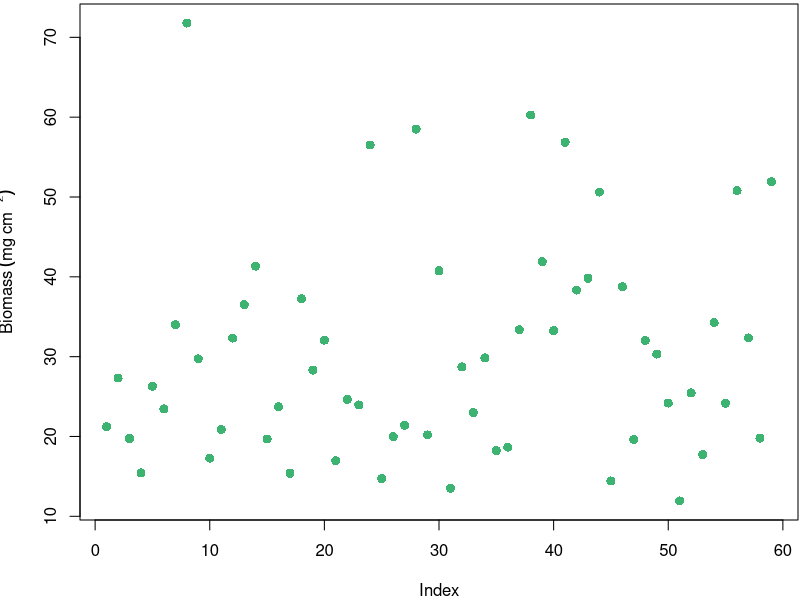
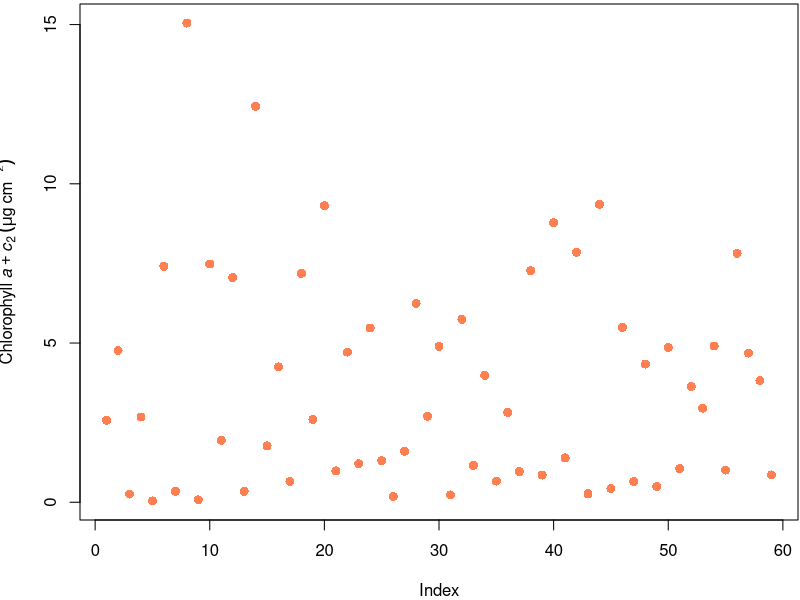
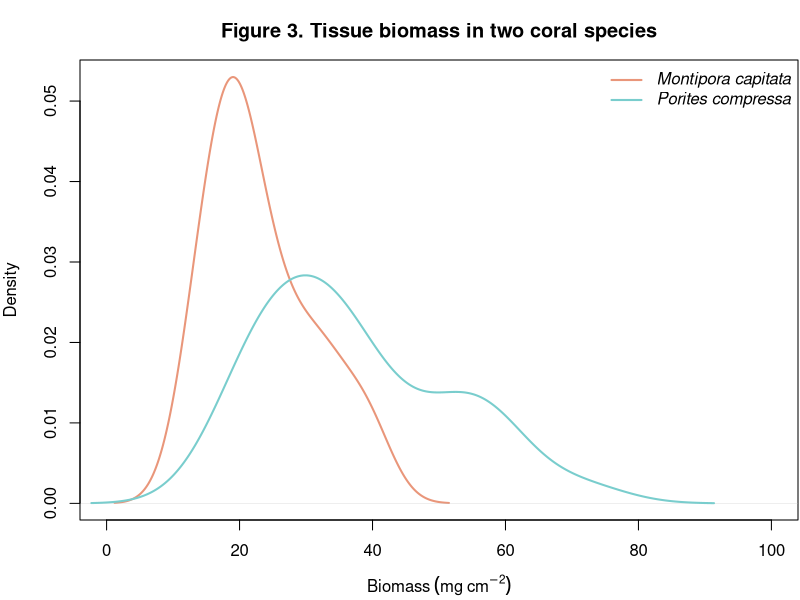

The R source for these figures, in order: (Note: this script raises an error after producing the figures.)
## ---- chunk 1
# in this area (above you can put global options, such as "no warmings", "no messages")
# you can also set global directory like this....knitr::opts_knit$set(root.dir = '~/file/file') 
# instead, use R projects and all your files will be in the location of your Project... see here

# or you can set it like this...
if (!require('knitr')) install.packages('knitr'); library('knitr')

knitr::opts_chunk$set(warning=FALSE, message=FALSE)

getwd() # show me my working directory, this is where your R project and files are

# for this lesson you will need to download the following packages
# if you don't have them already in your library, the following code can be used
# this will install the package if it does not already exist on your machine

if (!require('lme4')) install.packages('lme4'); library('lme4')
if (!require('lmerTest')) install.packages('lmerTest'); library('lmerTest')
if (!require('effects')) install.packages('effects'); library('effects')

## ---- chunk 2
data<-read.csv("data/coral_data.csv")
par(mar = c(4, 4, 0.2, 0.1))
plot(data$biomass, pch=16, cex=1.2, col="mediumseagreen",
     ylab=expression(paste("Biomass", ~(mg~cm^-2), sep="")))
plot(data$chla, pch=16, cex=1.2, col="coral",
      ylab=expression(paste("Chlorophyll", ~italic("a"+"c"[2]), ~(mu*g~cm^-2), sep="")))

## ---- chunk 3
# use results="hide" here to suppress messages associate with "dev.off" and dev.print to save figure

MC.df<-data[(data$Species=="MC"),] ## Montipora capitata alone
PC.df<-data[(data$Species=="PC"),] ## Porites compress alone

par(mar = c(4, 4, 3, 0.1))

plot(density(MC.df$biomass), lwd=2, col="darksalmon", xlim=c(0,100), main="Figure 3. Tissue biomass in two coral species", xlab=expression(paste("Biomass", ~(mg~cm^-2), sep="")))
lines(density(PC.df$biomass), lwd=2, col="darkslategray3", yaxt="n", ylab="", xaxt="n", xlab="")
legend("topright", legend=c(expression(italic("Montipora capitata")), expression(italic("Porites compressa"))), lwd=2, col=c("darksalmon", "darkslategray3"), bty="n")


# how to export the figure you made--first print it, then save the device
# many ways to do this, but this one works well in Markdown
# notice you are specifying the folder ('figures'), which is where the figure will be exported to

dev.print(pdf, "figures/biomass in two species.pdf", encod="MacRoman", height=4, width=6) # export in directory
dev.off()

## ---- chunk 4
## love your data and it will love you back
getwd() #where are your files? See how they should all be running from your R project in the directory
## ---- chunk 5
################################################
# import data, observe structure
################################################

# data file is in the folder 'data', within main working directory
data<-read.csv("data/coral_data.csv")
names(data)
## ---- chunk 6
# message = FALSE to hide any messages with exporting the figure with dev.off(), or anything else that R may generate. If you set warning=FALSE, warnings will be hidden as well. 

par(mfrow=c(1,1), pty="sq")
Status.label<-c("Bleached", "Pigmented") # for x labels

plot(chla~Status, data=data, xaxt="n", col="salmon",
     ylab=expression(paste("Chlorophyll", ~italic("a"), ~(mu*g~cm^-2), sep="")), 
     xlab="Coral Physiological State", 
     main="Example Figure")
axis(1, at=1:2, labels=Status.label) # this plots new labels on the x axis (axis = 1)

##### save the figure and export to directory? ####
# in this case, there is a file in my directory names 'figures' where I want plots to go

dev.print(pdf, "figures/Chlorophyll.figure.pdf", encod="MacRoman", height=5, width=5) 
# height and width set here for the output figure
dev.off() # close the object
## ---- chunk 7
chla<-(data$chla)
mean(chla)
## ---- chunk 8
chla<-(data$chla)
mean(chla)
## ---- chunk 9

par(mfrow=c(1,1))
hist(chla, col="gray85", xlab=expression(paste("Chlorophyll", ~italic("a"), ~(mu*g~cm^-2), sep="")), cex.main=0.8, cex.axis=0.8, cex.lab=0.8)
## ---- chunk 10
par(mfrow=c(1,2))
# make figure 4 x 4 and center align
hist(data$chla[data$Status=="B"], col="darksalmon", xlab=expression(paste("Chlorophyll", ~italic("a"), ~(mu*g~cm^-2), sep="")), main="Bleached coral", cex.main=0.8, cex.axis=0.8, cex.lab=0.8)
hist(data$chla[data$Status=="NB"], col="darkslategray3", xlab=expression(paste("Chlorophyll", ~italic("a"), ~(mu*g~cm^-2), sep="")), main="Non-Bleached coral", cex.main=0.8, cex.axis=0.8, cex.lab=0.8)
## ---- chunk 11
plot(chla~Site, data=data, col="mediumseagreen",
     ylab=expression(paste("Chlorophyll", ~italic("a"+"c"[2]), ~(mu*g~cm^-2), sep="")))
# make figure 4 x 6 and center align
## ---- chunk 12
plot(chla~Site, data=data, col="darkseagreen1")
## ---- chunk 13
knitr::kable(data[c(1:5), c(1:10)], digits = c(0, 0, 0, 0, 0, 0, 0, 3, 3, 3))
# the digits call here is specifying the # of decimals for each column
## ---- chunk 14
chl.mean<-aggregate(chla~Time.point + Site + Species + Status, data, mean)
biomass.mean<-aggregate(biomass~Time.point + Site + Species + Status, data, mean)
data.table<-cbind(chl.mean[, c(1:5)], biomass.mean[,5])
colnames(data.table)<-c("Time Point", "Site", "Species", "Status", "mean chla", "mean AFDW")
knitr::kable(data.table, digits = c(0,0,0,0, 3, 3))
## ---- chunk 15
str(data)
data$Sample.ID<-as.factor(data$Sample.ID) # change 'Sample.ID' to a factor
## ---- chunk 16
mod<-lmer(chla~Species+Site*Status+(1|Pair), data=data)
anova(mod, type=2) # fixed effects
ranova(mod) # random effects
plot(allEffects(mod), ylab="total chlorophyll/cm2")
